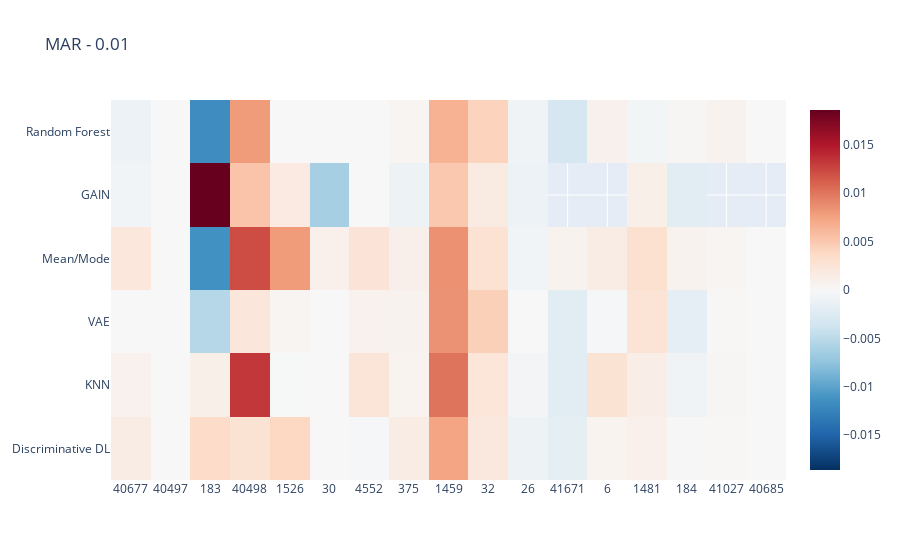
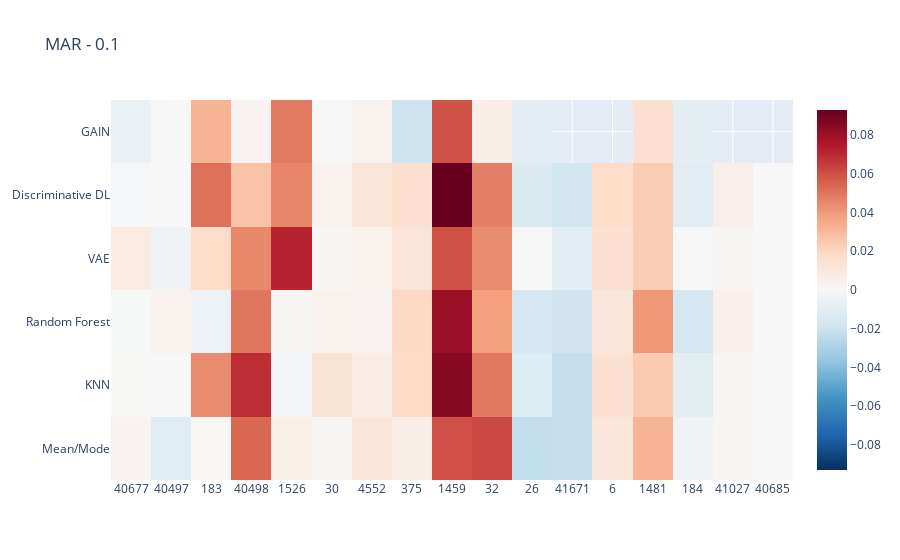
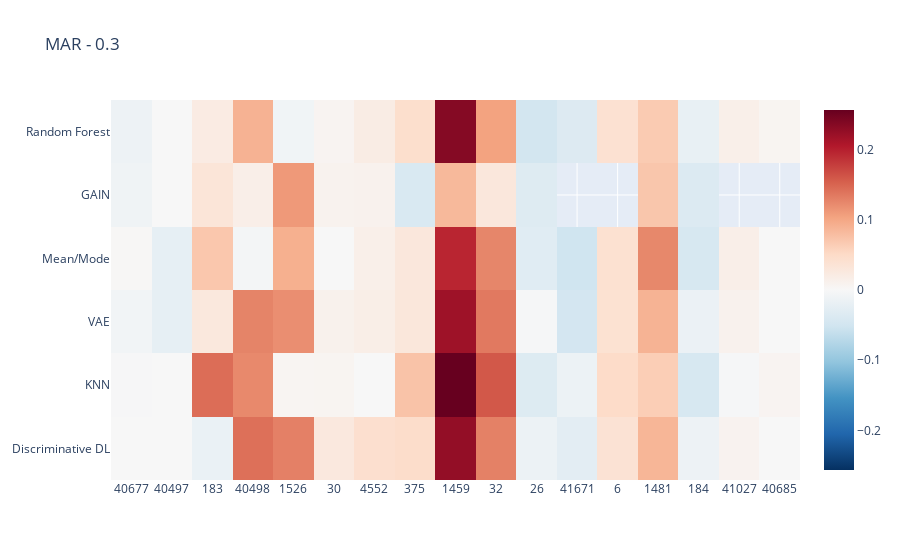
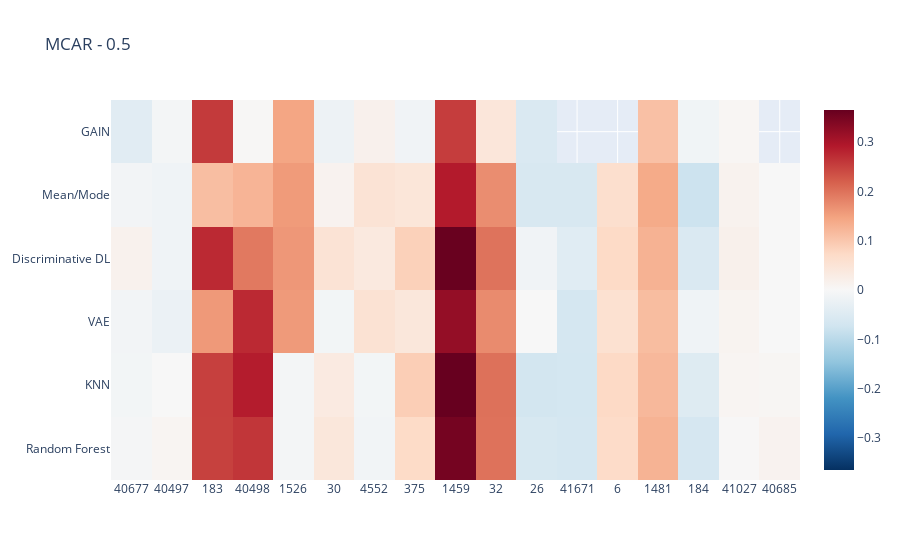

Notebook code for these charts, in order:
### Code cell
# Get a dataframe for each "Data_Constellation"
# Hier mit Variablen arbeiten -> Liste mit Konstellationen

# Hier eventuell for schleife, etc


# drop unneccessary columns

#df_heat = downstream_results_rank
#df_heat.drop(["Missing Type", "Missing Fraction", "Column", "result_type", "metric", "Baseline", "Imputed", "Corrupted", "Unnamed: 0", "Unnamed: 0", "name", "NumberOfClasses", "MajorityClassSize", "MinorityClassSize"], axis=1, inplace=True)

#df_heat['Improvement'] = df_heat['Improvement']
df_heat = df_heat.astype({"Task":"string"})

#mar001.drop(["Missing Type", "Missing Fraction", "Column", "result_type", "metric", "Baseline", "Imputed", "Corrupted", "Unnamed: 0"], axis=1, inplace=True)

data_constellations = ['MAR - 0.01', 'MAR - 0.1', 'MAR - 0.3', 'MCAR - 0.5', 'MCAR - 0.01', 'MCAR - 0.1', 'MCAR - 0.3', 'MCAR - 0.5', 'MNAR - 0.01', 'MNAR - 0.1', 'MNAR - 0.3', 'MNAR - 0.5']


for i in data_constellations:
    data_constel = df_heat.loc[df_heat['Data_Constellation'] == i]

    ### uncomment whatever you want to investigate

    ## sort by amount datapoints (ascending)
    data_constel = data_constel.sort_values(by=['NumberOfInstances'])

    ## sort by amount of features (ascending)
    #data_constel = data_constel.sort_values(by=['NumberOfFeatures'])

    ## sort by amount of datapoints and features (ascending)
    #data_constel = data_constel.sort_values(by=['NumberOfInstances', 'NumberOfFeatures'])

    ## sort by amount of categorical features and datapoints (ascending)
    #data_constel = data_constel.sort_values(by=['NumberOfCategoricalFeatures', 'NumberOfInstances'])

    ## sort by amount of numerical features and datapoints (ascending)
    #data_constel = data_constel.sort_values(by=['NumberOfNumericFeatures', 'NumberOfInstances'])
    
    Dataset_number = data_constel["Task"]
    Imputation_Method = data_constel["Imputation_Method"]
    Improvement = data_constel["Improvement"]
    

    trace = go.Heatmap(
                   z=Improvement,
                   x=Dataset_number,
                   y=Imputation_Method,
                   type = 'heatmap',
                    autocolorscale= False,
                    colorscale = 'RdBu_r',
                    zmid=0,
                    #hoverinfo='text',
                    #text=hovertext
                    )
    data = [trace]
    fig = go.Figure(data=data)
    fig.update_layout(
        title=i,
        xaxis_nticks=36)
    fig.show()

### Figure 1 — Plotly figure (JSON) as saved in the notebook; plotly's stock layout.template omitted (floating-point values rounded to 4 significant figures)
{"data": [{"autocolorscale": false, "colorscale": [[0, "rgb(5,48,97)"], [0.1, "rgb(33,102,172)"], [0.2, "rgb(67,147,195)"], [0.3, "rgb(146,197,222)"], [0.4, "rgb(209,229,240)"], [0.5, "rgb(247,247,247)"], [0.6, "rgb(253,219,199)"], [0.7, "rgb(244,165,130)"], [0.8, "rgb(214,96,77)"], [0.9, "rgb(178,24,43)"], [1, "rgb(103,0,31)"]], "type": "heatmap", "x": ["40677", "40677", "40677", "40677", "40677", "40677", "40497", "40497", "40497", "40497", "40497", "40497", "183", "183", "183", "183", "183", "183", "40498", "40498", "40498", "40498", "40498", "40498", "1526", "1526", "1526", "1526", "1526", "1526", "30", "30", "30", "30", "30", "30", "4552", "4552", "4552", "4552", "4552", "4552", "375", "375", "375", "375", "375", "375", "1459", "1459", "1459", "1459", "1459", "1459", "32", "32", "32", "32", "32", "32", "26", "26", "26", "26", "26", "26", "41671", "41671", "41671", "6", "41671", "6", "6", "41671", "6", "6", "1481", "1481", "184", "184", "1481", "184", "184", "1481", "184", "1481", "1481", "184", "41027", "41027", "41027", "41027", "41027", "40685", "40685", "40685", "40685", "40685"], "y": ["Discriminative DL", "KNN", "VAE", "Mean/Mode", "GAIN", "Random Forest", "Mean/Mode", "KNN", "VAE", "Discriminative DL", "Random Forest", "GAIN", "Mean/Mode", "GAIN", "Discriminative DL", "KNN", "VAE", "Random Forest", "GAIN", "Random Forest", "Mean/Mode", "VAE", "Discriminative DL", "KNN", "KNN", "Mean/Mode", "Random Forest", "Discriminative DL", "GAIN", "VAE", "GAIN", "Discriminative DL", "Random Forest", "KNN", "VAE", "Mean/Mode", "GAIN", "VAE", "KNN", "Mean/Mode", "Discriminative DL", "Random Forest", "VAE", "Discriminative DL", "Mean/Mode", "KNN", "Random Forest", "GAIN", "Discriminative DL", "VAE", "Mean/Mode", "GAIN", "Random Forest", "KNN", "Random Forest", "VAE", "GAIN", "Discriminative DL", "KNN", "Mean/Mode", "Discriminative DL", "Random Forest", "Mean/Mode", "KNN", "VAE", "GAIN", "Random Forest", "KNN", "VAE", "VAE", "Mean/Mode", "Discriminative DL", "Random Forest", "Discriminative DL", "Mean/Mode", "KNN", "VAE", "Mean/Mode", "GAIN", "VAE", "Discriminative DL", "Discriminative DL", "Random Forest", "KNN", "Mean/Mode", "GAIN", "Random Forest", "KNN", "Random Forest", "Mean/Mode", "VAE", "Discriminative DL", "KNN", "VAE", "Mean/Mode", "Random Forest", "KNN", "Discriminative DL"], "z": [0.001425, 0.0007896, 9.069e-06, 0.002186, -0.0007113, -0.001114, 0, 0, 0, 0, 0, 0, -0.01134, 0.0186, 0.003497, 0.001068, -0.005348, -0.01165, 0.005288, 0.007982, 0.01212, 0.002195, 0.002695, 0.0132, -5.44e-05, 0.007934, 0, 0.003917, 0.001677, 0.0004572, -0.006256, 0, 0, 0, 0, 0.0009533, 0, 0.0007701, 0.002331, 0.002471, -0.0002574, 0, 0.0006092, 0.001457, 0.0009973, 0.0005921, 0.0004439, -0.0009586, 0.007353, 0.008442, 0.008481, 0.00503, 0.006521, 0.01009, 0.004189, 0.004504, 0.001612, 0.001952, 0.002313, 0.002846, -0.0009373, -0.0008105, -0.0006803, -0.0005352, -7.785e-07, -0.001074, -0.003273, -0.002129, -0.002127, -0.0001921, 0.0006384, 0.0005877, 0.000884, -0.00187, 0.001471, 0.002704, 0.002653, 0.002984, -0.002187, -0.00184, 0.0009506, 7.947e-05, 0.000224, 0.001276, 0.0006271, 0.001118, -0.0004861, -0.0007751, 0.0006738, 0.000354, 0.0001763, 0.0001703, 0.000283, 0, 0, 0, -2.38e-05, 0], "zmid": 0}], "layout": {"title": {"text": "MAR - 0.01"}, "xaxis": {"nticks": 36}}}

### Figure 2 — Plotly figure (JSON) as saved in the notebook; plotly's stock layout.template omitted (floating-point values rounded to 4 significant figures)
{"data": [{"autocolorscale": false, "colorscale": [[0, "rgb(5,48,97)"], [0.1, "rgb(33,102,172)"], [0.2, "rgb(67,147,195)"], [0.3, "rgb(146,197,222)"], [0.4, "rgb(209,229,240)"], [0.5, "rgb(247,247,247)"], [0.6, "rgb(253,219,199)"], [0.7, "rgb(244,165,130)"], [0.8, "rgb(214,96,77)"], [0.9, "rgb(178,24,43)"], [1, "rgb(103,0,31)"]], "type": "heatmap", "x": ["40677", "40677", "40677", "40677", "40677", "40677", "40497", "40497", "40497", "40497", "40497", "40497", "183", "183", "183", "183", "183", "183", "40498", "40498", "40498", "40498", "40498", "40498", "1526", "1526", "1526", "1526", "1526", "1526", "30", "30", "30", "30", "30", "30", "4552", "4552", "4552", "4552", "4552", "4552", "375", "375", "375", "375", "375", "375", "1459", "1459", "1459", "1459", "1459", "1459", "32", "32", "32", "32", "32", "32", "26", "26", "26", "26", "26", "26", "41671", "41671", "41671", "6", "41671", "6", "6", "41671", "6", "6", "1481", "1481", "184", "184", "1481", "184", "184", "1481", "184", "1481", "1481", "184", "41027", "41027", "41027", "41027", "41027", "40685", "40685", "40685", "40685", "40685"], "y": ["Mean/Mode", "KNN", "Random Forest", "VAE", "Discriminative DL", "GAIN", "KNN", "GAIN", "Random Forest", "Mean/Mode", "VAE", "Discriminative DL", "Mean/Mode", "Discriminative DL", "KNN", "GAIN", "VAE", "Random Forest", "VAE", "Random Forest", "Mean/Mode", "GAIN", "Discriminative DL", "KNN", "KNN", "VAE", "Random Forest", "GAIN", "Discriminative DL", "Mean/Mode", "GAIN", "Mean/Mode", "VAE", "Random Forest", "Discriminative DL", "KNN", "VAE", "KNN", "Mean/Mode", "Discriminative DL", "Random Forest", "GAIN", "Discriminative DL", "Random Forest", "KNN", "VAE", "Mean/Mode", "GAIN", "Mean/Mode", "Random Forest", "KNN", "GAIN", "VAE", "Discriminative DL", "KNN", "Mean/Mode", "GAIN", "Random Forest", "VAE", "Discriminative DL", "Random Forest", "Discriminative DL", "KNN", "GAIN", "VAE", "Mean/Mode", "KNN", "Mean/Mode", "Random Forest", "Mean/Mode", "VAE", "Random Forest", "KNN", "Discriminative DL", "VAE", "Discriminative DL", "Mean/Mode", "Random Forest", "Random Forest", "Discriminative DL", "VAE", "GAIN", "Mean/Mode", "KNN", "VAE", "Discriminative DL", "GAIN", "KNN", "Discriminative DL", "Random Forest", "KNN", "VAE", "Mean/Mode", "VAE", "Mean/Mode", "Discriminative DL", "KNN", "Random Forest"], "z": [0.002896, 0.0003062, -0.0004412, 0.007978, -0.001315, -0.006624, 0, 0, 0.00379, -0.01106, -0.003649, 0, 0.000919, 0.05156, 0.04427, 0.03173, 0.01732, -0.005463, 0.04478, 0.04974, 0.05388, 0.002767, 0.02747, 0.06895, -0.001613, 0.07172, 0.00111, 0.04853, 0.04584, 0.005836, 0, 0.001079, 0.001153, 0.003814, 0.003842, 0.0136, 0.004282, 0.006543, 0.01129, 0.01206, 0.002514, 0.00332, 0.01533, 0.01912, 0.01851, 0.01169, 0.006112, -0.01936, 0.06014, 0.08049, 0.08495, 0.05903, 0.05925, 0.0929, 0.04897, 0.06194, 0.006139, 0.03852, 0.04425, 0.0473, -0.01657, -0.01339, -0.01261, -0.009878, 0.000532, -0.02307, -0.02211, -0.02142, -0.01884, 0.01045, -0.01065, 0.01076, 0.01458, -0.01801, 0.01497, 0.01757, 0.03215, 0.04049, -0.01616, -0.01087, 0.02368, -0.009423, -0.004036, 0.02448, -0.0007087, 0.02389, 0.01543, -0.00961, 0.005039, 0.004787, 0.001098, 0.001094, 0.001268, 0, 0, 0, -0.000112, -5.754e-05], "zmid": 0}], "layout": {"title": {"text": "MAR - 0.1"}, "xaxis": {"nticks": 36}}}

### Figure 3 — Plotly figure (JSON) as saved in the notebook; plotly's stock layout.template omitted (floating-point values rounded to 4 significant figures)
{"data": [{"autocolorscale": false, "colorscale": [[0, "rgb(5,48,97)"], [0.1, "rgb(33,102,172)"], [0.2, "rgb(67,147,195)"], [0.3, "rgb(146,197,222)"], [0.4, "rgb(209,229,240)"], [0.5, "rgb(247,247,247)"], [0.6, "rgb(253,219,199)"], [0.7, "rgb(244,165,130)"], [0.8, "rgb(214,96,77)"], [0.9, "rgb(178,24,43)"], [1, "rgb(103,0,31)"]], "type": "heatmap", "x": ["40677", "40677", "40677", "40677", "40677", "40677", "40497", "40497", "40497", "40497", "40497", "40497", "183", "183", "183", "183", "183", "183", "40498", "40498", "40498", "40498", "40498", "40498", "1526", "1526", "1526", "1526", "1526", "1526", "30", "30", "30", "30", "30", "30", "4552", "4552", "4552", "4552", "4552", "4552", "375", "375", "375", "375", "375", "375", "1459", "1459", "1459", "1459", "1459", "1459", "32", "32", "32", "32", "32", "32", "26", "26", "26", "26", "26", "26", "41671", "41671", "41671", "6", "41671", "6", "6", "41671", "6", "6", "1481", "1481", "184", "184", "1481", "184", "184", "1481", "184", "1481", "1481", "184", "41027", "41027", "41027", "41027", "41027", "40685", "40685", "40685", "40685", "40685"], "y": ["Discriminative DL", "KNN", "VAE", "Mean/Mode", "GAIN", "Random Forest", "GAIN", "Random Forest", "KNN", "Mean/Mode", "VAE", "Discriminative DL", "Random Forest", "KNN", "Mean/Mode", "GAIN", "VAE", "Discriminative DL", "Random Forest", "KNN", "VAE", "Mean/Mode", "GAIN", "Discriminative DL", "Random Forest", "Discriminative DL", "KNN", "VAE", "GAIN", "Mean/Mode", "Mean/Mode", "KNN", "Random Forest", "GAIN", "VAE", "Discriminative DL", "Mean/Mode", "VAE", "Random Forest", "Discriminative DL", "KNN", "GAIN", "Random Forest", "KNN", "Discriminative DL", "VAE", "Mean/Mode", "GAIN", "VAE", "Discriminative DL", "Random Forest", "GAIN", "Mean/Mode", "KNN", "VAE", "KNN", "GAIN", "Random Forest", "Mean/Mode", "Discriminative DL", "KNN", "GAIN", "Mean/Mode", "Discriminative DL", "VAE", "Random Forest", "Mean/Mode", "VAE", "Random Forest", "Discriminative DL", "KNN", "VAE", "Random Forest", "Discriminative DL", "Mean/Mode", "KNN", "VAE", "Mean/Mode", "Mean/Mode", "KNN", "Random Forest", "Random Forest", "VAE", "Discriminative DL", "Discriminative DL", "GAIN", "KNN", "GAIN", "Mean/Mode", "Random Forest", "Discriminative DL", "KNN", "VAE", "KNN", "Random Forest", "VAE", "Discriminative DL", "Mean/Mode"], "z": [0.0001386, -0.001683, -0.007658, 0.002071, -0.01124, -0.01357, 0, 0, 0, -0.02258, -0.02258, 0, 0.02183, 0.1442, 0.07036, 0.03264, 0.02763, -0.01733, 0.09014, 0.1238, 0.1274, -0.005982, 0.01599, 0.1423, -0.00919, 0.1298, 0.005016, 0.1195, 0.1115, 0.09256, 0, 0.006227, 0.006689, 0.009335, 0.01175, 0.0272, 0.01474, 0.0173, 0.02021, 0.04326, -0.000301, 0.01108, 0.04435, 0.074, 0.04693, 0.02958, 0.02935, -0.03999, 0.2189, 0.2265, 0.2361, 0.08391, 0.1956, 0.2565, 0.1351, 0.1598, 0.02859, 0.1043, 0.1258, 0.1296, -0.03475, -0.03419, -0.03047, -0.01451, -0.002815, -0.04906, -0.05191, -0.04737, -0.03568, 0.0377, -0.01432, 0.03902, 0.03967, -0.02725, 0.0402, 0.04955, 0.08955, 0.1245, -0.04344, -0.04274, 0.06683, -0.02036, -0.0161, 0.08662, -0.01322, 0.07158, 0.06365, -0.03579, 0.01618, 0.01461, 0.008259, -0.003333, 0.01113, 0.006488, 0.006275, 0, 0, 0], "zmid": 0}], "layout": {"title": {"text": "MAR - 0.3"}, "xaxis": {"nticks": 36}}}

### Figure 4 — Plotly figure (JSON) as saved in the notebook; plotly's stock layout.template omitted (floating-point values rounded to 4 significant figures)
{"data": [{"autocolorscale": false, "colorscale": [[0, "rgb(5,48,97)"], [0.1, "rgb(33,102,172)"], [0.2, "rgb(67,147,195)"], [0.3, "rgb(146,197,222)"], [0.4, "rgb(209,229,240)"], [0.5, "rgb(247,247,247)"], [0.6, "rgb(253,219,199)"], [0.7, "rgb(244,165,130)"], [0.8, "rgb(214,96,77)"], [0.9, "rgb(178,24,43)"], [1, "rgb(103,0,31)"]], "type": "heatmap", "x": ["40677", "40677", "40677", "40677", "40677", "40677", "40497", "40497", "40497", "40497", "40497", "40497", "183", "183", "183", "183", "183", "183", "40498", "40498", "40498", "40498", "40498", "40498", "1526", "1526", "1526", "1526", "1526", "1526", "30", "30", "30", "30", "30", "30", "4552", "4552", "4552", "4552", "4552", "4552", "375", "375", "375", "375", "375", "375", "1459", "1459", "1459", "1459", "1459", "1459", "32", "32", "32", "32", "32", "32", "26", "26", "26", "26", "26", "26", "41671", "41671", "41671", "6", "41671", "6", "41671", "6", "6", "6", "1481", "1481", "184", "184", "1481", "184", "184", "1481", "184", "1481", "1481", "184", "41027", "41027", "41027", "41027", "41027", "41027", "40685", "40685", "40685", "40685", "40685"], "y": ["Random Forest", "KNN", "VAE", "Discriminative DL", "Mean/Mode", "GAIN", "KNN", "GAIN", "Random Forest", "VAE", "Discriminative DL", "Mean/Mode", "VAE", "Discriminative DL", "GAIN", "KNN", "Random Forest", "Mean/Mode", "Discriminative DL", "Random Forest", "VAE", "GAIN", "Mean/Mode", "KNN", "KNN", "Discriminative DL", "Random Forest", "VAE", "Mean/Mode", "GAIN", "GAIN", "VAE", "Mean/Mode", "KNN", "Random Forest", "Discriminative DL", "GAIN", "Discriminative DL", "Mean/Mode", "VAE", "Random Forest", "KNN", "Random Forest", "KNN", "Discriminative DL", "Mean/Mode", "VAE", "GAIN", "VAE", "Random Forest", "Discriminative DL", "GAIN", "Mean/Mode", "KNN", "Random Forest", "KNN", "GAIN", "Mean/Mode", "VAE", "Discriminative DL", "Random Forest", "Mean/Mode", "GAIN", "Discriminative DL", "VAE", "KNN", "KNN", "VAE", "Random Forest", "VAE", "Discriminative DL", "Mean/Mode", "Mean/Mode", "Random Forest", "Discriminative DL", "KNN", "Discriminative DL", "Mean/Mode", "Mean/Mode", "Random Forest", "KNN", "KNN", "VAE", "Random Forest", "GAIN", "VAE", "GAIN", "Discriminative DL", "Discriminative DL", "Mean/Mode", "VAE", "GAIN", "Random Forest", "KNN", "Random Forest", "KNN", "VAE", "Discriminative DL", "Mean/Mode"], "z": [-0.0061, -0.009574, -0.0104, 0.01537, -0.01056, -0.04286, 0, -0.007298, 0.00758, -0.02235, -0.01471, -0.01471, 0.1582, 0.2746, 0.257, 0.2519, 0.2506, 0.1119, 0.1924, 0.2612, 0.2745, 0.003671, 0.1251, 0.2876, -0.007055, 0.1603, -0.006846, 0.1576, 0.1566, 0.144, -0.01902, -0.009735, 0.01282, 0.03278, 0.0423, 0.05116, 0.01725, 0.03605, 0.05186, 0.05463, -0.01117, -0.009936, 0.07162, 0.09103, 0.08712, 0.04492, 0.04242, -0.01433, 0.3212, 0.3515, 0.3629, 0.2542, 0.2894, 0.3649, 0.2, 0.2011, 0.04474, 0.1713, 0.1737, 0.1986, -0.06198, -0.05971, -0.05582, -0.01428, -0.0005206, -0.06948, -0.06664, -0.06603, -0.06507, 0.05842, -0.04379, 0.06234, -0.0603, 0.07023, 0.07329, 0.07436, 0.1282, 0.1385, -0.07765, -0.06377, 0.1198, -0.04793, -0.01525, 0.1274, -0.0136, 0.1138, 0.1091, -0.05503, 0.01813, 0.01361, 0.01086, 0.00613, 0.001935, 0.007945, 0.01204, 0.005443, 0, -0.0001321, 0], "zmid": 0}], "layout": {"title": {"text": "MCAR - 0.5"}, "xaxis": {"nticks": 36}}}
